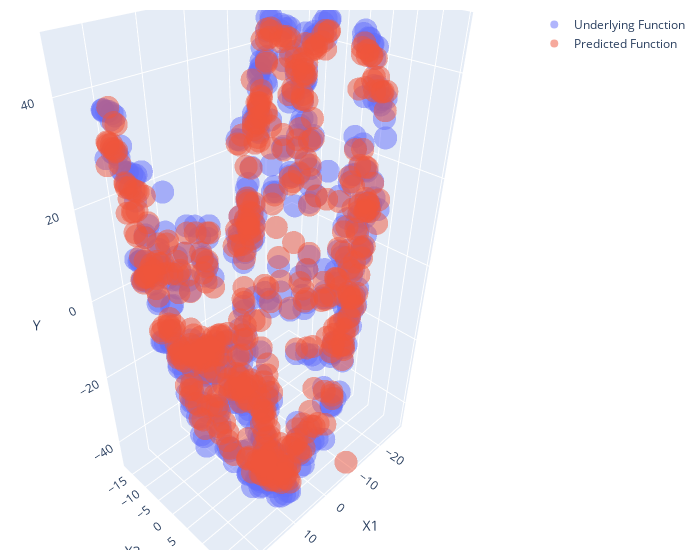

Notebook code cell kept with this figure:
### Code cell
from sklearn.manifold import TSNE
X_reduced = TSNE(n_components=2).fit_transform(x)
y_true_reduced = TSNE(n_components=1).fit_transform(y_true)
y_pred_reduced = TSNE(n_components=1).fit_transform(model(x))
print(f'X_reduced: {X_reduced.shape}, y_true_reduced: {y_true_reduced.shape}, y_pred_reduced: {y_pred_reduced.shape}')
plot_intereactive_3d(X_reduced,y_true_reduced,y_pred_reduced)

### Figure 1 — Plotly figure (JSON) as saved in the notebook; plotly's stock layout.template omitted (floating-point values rounded to 4 significant figures; data arrays with more than 128 entries replaced by an {"elided": "..."} marker saying what was removed)
{"data": [{"mode": "markers", "name": "Underlying Function", "opacity": 0.5, "type": "scatter3d", "x": {"elided": "500 float values"}, "y": {"elided": "500 float values"}, "z": {"elided": "500 float values"}}, {"mode": "markers", "name": "Predicted Function", "opacity": 0.5, "type": "scatter3d", "x": {"elided": "500 float values"}, "y": {"elided": "500 float values"}, "z": {"elided": "500 float values"}}], "layout": {"margin": {"b": 10, "l": 10, "r": 20, "t": 10}, "scene": {"xaxis": {"title": {"text": "X1"}}, "yaxis": {"title": {"text": "X2"}}, "zaxis": {"title": {"text": "Y"}}}, "width": 700}}
